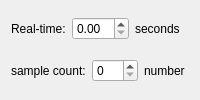
              <widget class="QWidget" name="Device3_Channel4">
               <attribute name="title">
                <string>Channel4</string>
               </attribute>
               <layout class="QGridLayout" name="gridLayout_27">
                <item row="0" column="0">
                 <layout class="QHBoxLayout" name="horizontalLayout_39">
                  <item>
                   <widget class="QLabel" name="label_77">
                    <property name="text">
                     <string>Real-time:</string>
                    </property>
                   </widget>
                  </item>
                  <item>
                   <widget class="QDoubleSpinBox" name="Device3_Channel4_RealTime"/>
                  </item>
                  <item>
                   <widget class="QLabel" name="label_78">
                    <property name="text">
                     <string>seconds</string>
                    </property>
                   </widget>
                  </item>
                 </layout>
                </item>
                <item row="1" column="0">
                 <layout class="QHBoxLayout" name="horizontalLayout_40">
                  <item>
                   <widget class="QLabel" name="label_79">
                    <property name="text">
                     <string>sample count:</string>
                    </property>
                   </widget>
                  </item>
                  <item>
                   <widget class="QSpinBox" name="Device3_Channel4_Counternum"/>
                  </item>
                  <item>
                   <widget class="QLabel" name="label_80">
                    <property name="text">
                     <string>number</string>
                    </property>
                   </widget>
                  </item>
                 </layout>
                </item>
               </layout>
              </widget>
